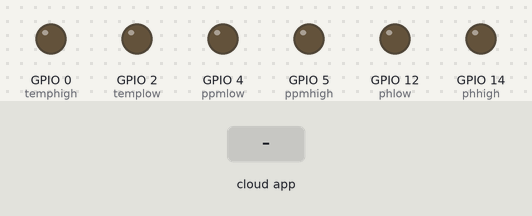
Bench run of a sketch on a simulated ESP8266 (NodeMCU). Shown: output pins drawn as LEDs (lit = HIGH). The test bench sets the inputs (shaded band). WiFi joins after 1.5 s; servers stay silent unless stated; the Firebase database answers and starts empty; what the sketch prints to the serial monitor is not drawn.

Above: at 2.7 s.
2.8 s: the phone or cloud app sets ppm to 2
At 3.9 s:
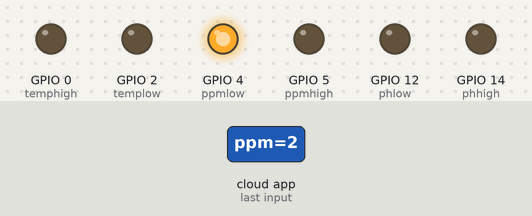
4.5 s: the phone or cloud app sets temp to 2
At 5.1 s:
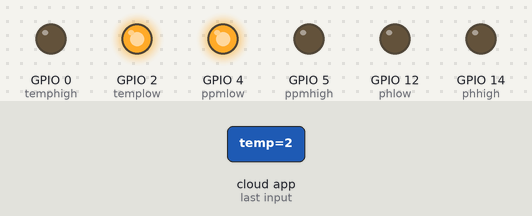
6.0 s: the phone or cloud app sets pH to 2
At 6.3 s:
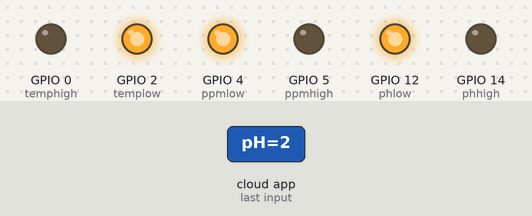
7.5 s: the phone or cloud app sets ppm to 1
At 8.6 s:
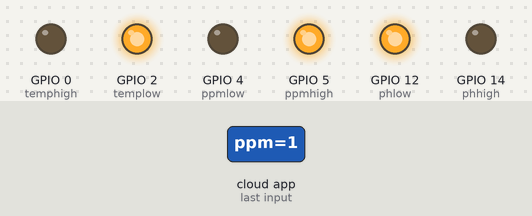
9.0 s: the phone or cloud app sets temp to 1
At 9.8 s:
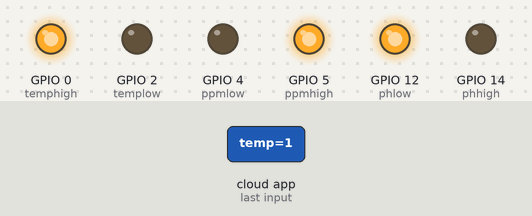
10.5 s: the phone or cloud app sets pH to 1
At 11.0 s:
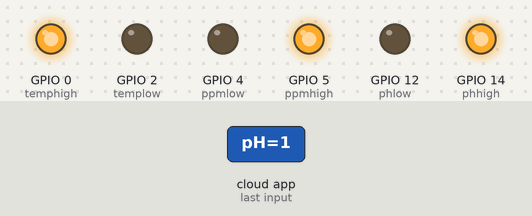
Timing chart, 0 to 13.0 s (numbered marks = the images above; inputs shaded):
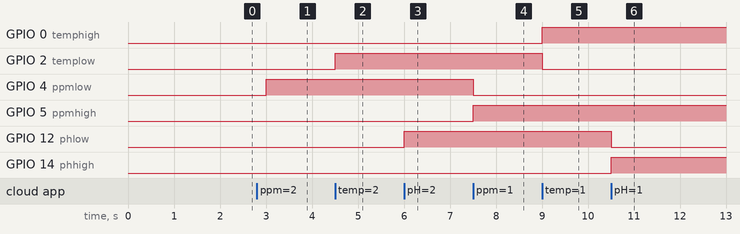

The sketch:

test_actuator.ino
```cpp
#include <ESP8266WiFi.h>
#include <FirebaseArduino.h>
/*
 * static const uint8_t D1   = 5;
static const uint8_t D2   = 4;
static const uint8_t D3   = 0;
static const uint8_t D4   = 2;
static const uint8_t D5   = 14;
static const uint8_t D6   = 12;
 */

#define FIREBASE_HOST "hydroponics-195ff.firebaseio.com"
#define FIREBASE_AUTH "wONJb26IDPsNu25HEPoYzkHjmQF0QLqtqdXZ9UD0"
#define WIFI_SSID "Sakshi"
#define WIFI_PASSWORD "9739082528"

int ppmhigh = 5;
int ppmlow = 4;
int temphigh = 0;
int templow = 2;
int phhigh = 14;
int phlow = 12;

String ppm = "";
String temp = "";
String ph = "";
void setup()
{

    Serial.begin(9600);
    pinMode(ppmhigh, OUTPUT);
    pinMode(ppmlow, OUTPUT);
    pinMode(temphigh, OUTPUT);
    pinMode(templow, OUTPUT);
    pinMode(phhigh, OUTPUT);
    pinMode(phlow, OUTPUT);

    WiFi.begin(WIFI_SSID, WIFI_PASSWORD);
    while (WiFi.status() != WL_CONNECTED)
    {
        Serial.print(".");
        delay(500);
    }
    Serial.print("Connected to ");
    Serial.println(WIFI_SSID);
    Serial.print("IP Address is : ");
    Serial.println(WiFi.localIP());
    Firebase.begin(FIREBASE_HOST, FIREBASE_AUTH);
}

void loop()
{

    ppm = Firebase.getString("ppm");

    if (ppm == "2")
    {
        digitalWrite(ppmlow, HIGH);
        digitalWrite(ppmhigh, LOW);
    }
    else if (ppm == "1")
    {
        digitalWrite(ppmlow, LOW);
        digitalWrite(ppmhigh, HIGH);
    }

    else
    {
        digitalWrite(ppmlow, LOW);
        digitalWrite(ppmhigh, LOW);
    }

    temp = Firebase.getString("temp");
    if (temp == "2")
    {
        digitalWrite(templow, HIGH);
        digitalWrite(temphigh, LOW);
    }
    else if (temp == "1")
    {
        digitalWrite(templow, LOW);
        digitalWrite(temphigh, HIGH);
    }

    else
    {
        digitalWrite(templow, LOW);
        digitalWrite(temphigh, LOW);
    }

    ph = Firebase.getString("pH");
    if (ph == "2")
    {
        digitalWrite(phlow, HIGH);
        digitalWrite(phhigh, LOW);
    }
    else if (ph == "1")
    {
        digitalWrite(phlow, LOW);
        digitalWrite(phhigh, HIGH);
    }

    else

    {
        digitalWrite(phlow, LOW);
        digitalWrite(phhigh, LOW);
    }
}
```

Measured:
- after the input at 2.8 s, GPIO 4 (ppmlow): LOW → HIGH after 0.20 s
- after the input at 4.5 s, GPIO 2 (templow): LOW → HIGH at once
- after the input at 6.0 s, GPIO 12 (phlow): LOW → HIGH at once
- after the input at 7.5 s, GPIO 4 (ppmlow): HIGH → LOW at once; GPIO 5 (ppmhigh): LOW → HIGH at once
- after the input at 9.0 s, GPIO 0 (temphigh): LOW → HIGH at once; GPIO 2 (templow): HIGH → LOW at once
- after the input at 10.5 s, GPIO 12 (phlow): HIGH → LOW at once; GPIO 14 (phhigh): LOW → HIGH at once
